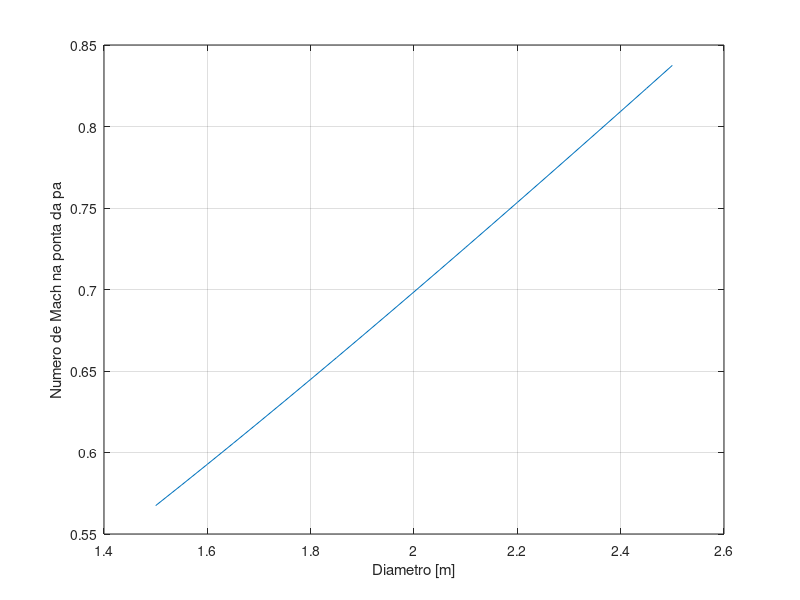

The MATLAB source for this figure: (Note: this script raises an error after producing the figure.)
N=2000;
V=80;
n=N/60;
D=1.5:0.05:2.5;
w_adim=0.4;

for i=1:length(D)
    M_tip(i)=((V*(1+w_adim))^2+(2*pi*(D(i)/2)*n)^2)^0.5/340
end
plot(D,M_tip)
xlabel('Diametro [m]')
ylabel('Numero de Mach na ponta da pa')
grid on

matlab2tikz('Mach_D.tikz', 'height', '\figureheight', 'width', '\figurewidth');
